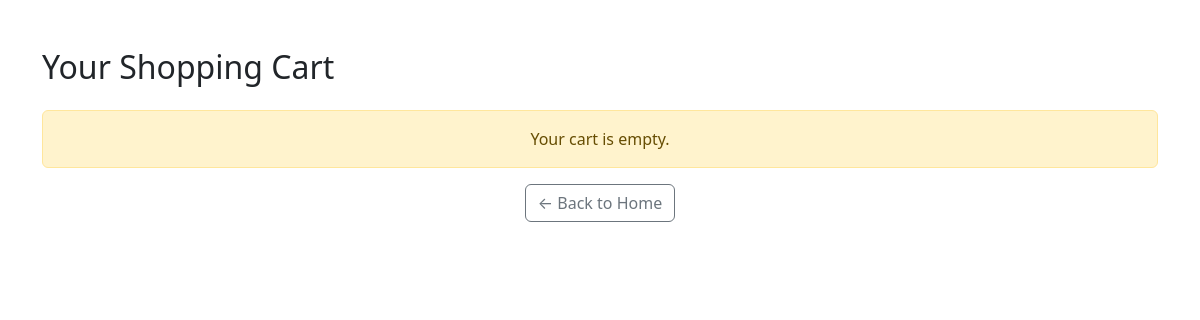
The page /cart/ (signed in) on the database as committed earlier.
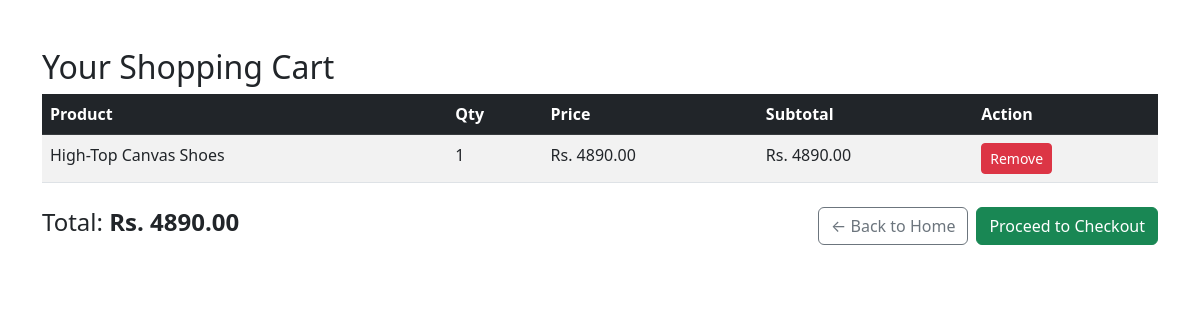
The same page on the database as committed later.
### store/models.py (models this page shows, shortened)
class CartItem(models.Model):
    user = models.ForeignKey(User, on_delete=models.CASCADE)
    product = models.ForeignKey(Product, on_delete=models.CASCADE)
    quantity = models.PositiveIntegerField(default=1)
    def subtotal(self):
        return self.quantity * self.product.price

class Product(models.Model):
    name = models.CharField(max_length=100)
    description = models.TextField()
    price = models.DecimalField(max_digits=10, decimal_places=2)
    image = models.ImageField(upload_to='product_images/')
    category = models.ForeignKey(Category, on_delete=models.CASCADE)
    is_deal = models.BooleanField(default=False)
    likes = models.ManyToManyField(User, related_name='liked_products', blank=True)

### store/views.py (the view)
# urls.py: path('cart/', views.view_cart, name='view_cart'),
@login_required
@never_cache
def view_cart(request):
    cart_items = CartItem.objects.filter(user=request.user)
    total = sum(item.subtotal() for item in cart_items)
    return render(request, 'store/cart.html', {
        'cart_items': cart_items,
        'total': total
    })

### store/context_processors.py (called while the page is built)
def cart_item_count(request):
    if request.user.is_authenticated:
        count = sum(item.quantity for item in CartItem.objects.filter(user=request.user))
    else:
        count = 0
    return {'cart_item_count': count}

### store/templates/store/cart.html (shortened to what this page needs)
<!DOCTYPE html>
<html>
<head>
  <link href="https://cdn.jsdelivr.net/npm/bootstrap@5.3.0/dist/css/bootstrap.min.css" rel="stylesheet">
</head>
<body>
<div class="container mt-5">
  <h2>Your Shopping Cart</h2>
  {% if cart_items %}
    <table class="table table-striped">
      <thead class="table-dark">
        <tr>
          <th>Product</th>
          <th>Qty</th>
          <th>Price</th>
          <th>Subtotal</th>
          <th>Action</th>
        </tr>
      </thead>
      <tbody>
        {% for item in cart_items %}
          <tr>
            <td>{{ item.product.name }}</td>
            <td>{{ item.quantity }}</td>
            <td>Rs. {{ item.product.price }}</td>
            <td>Rs. {{ item.subtotal }}</td>
            <td>
              <a href="{% url 'remove_from_cart' item.product.id %}" class="btn btn-danger btn-sm">
                Remove
              </a>
            </td>
          </tr>
        {% endfor %}
      </tbody>
    </table>
    <div class="d-flex justify-content-between align-items-center mt-4">
      <h4>Total: <strong>Rs. {{ total }}</strong></h4>
      <div class="d-flex gap-2">
        <a href="{% url 'home' %}" class="btn btn-outline-secondary">← Back to Home</a>
        <a href="{% url 'checkout' %}" class="btn btn-success">Proceed to Checkout</a>
      </div>
    </div>
  {% else %}
    <div class="alert alert-warning text-center mt-4">
      Your cart is empty.
    </div>
    <div class="text-center mt-3">
      <a href="{% url 'home' %}" class="btn btn-outline-secondary">
        ← Back to Home
      </a>
    </div>
  {% endif %}
</div>
</body>
</html>

Rows that differ between the two databases and show on the page:
added CartItem: product.name "High-Top Canvas Shoes", quantity "1", product.price "4890.00", subtotal "4890.00"
Other text that changed with them:
{{ total }}: (not shown) → "4890.00"
text no longer shown: "Your cart is empty."
text now shown: "Product Qty Price Subtotal Action Total: Rs. Proceed to Checkout"
